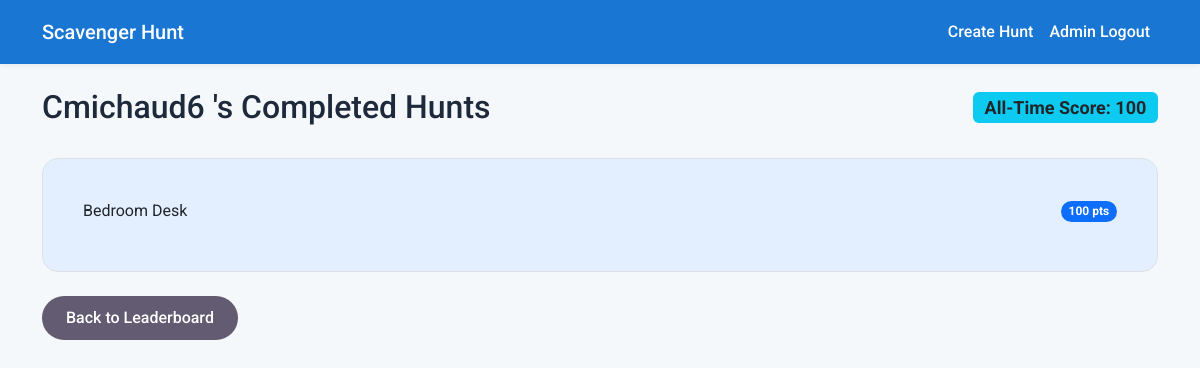
Page /user/Cmichaud6  (signed in) on the committed database.
### app.py (models this page shows)
class Player(db.Model):
    id = db.Column(db.Integer, primary_key=True)
    username = db.Column(db.String(255), nullable=False)
    hunt_id = db.Column(db.Integer, db.ForeignKey('hunt.id'), nullable=False)
    total_score = db.Column(db.Integer, default=0)
    is_completed = db.Column(db.Boolean, default=False)
    attempts = db.relationship('Attempt', backref='player', lazy=True)

class Hunt(db.Model):
    id = db.Column(db.Integer, primary_key=True)
    name = db.Column(db.String(255), nullable=False)
    targets = db.relationship('Target', backref='hunt', lazy=True, cascade="all, delete-orphan")

### app.py (the view)
@app.route('/user/<username>')
def user_details(username):
    user_scores = db.session.query(
        Hunt.name,
        Player.total_score
    ).join(Player, Hunt.id == Player.hunt_id)\
     .filter(Player.username == username, Player.is_completed == True)\
     .order_by(Hunt.name)\
     .all()
    total_score_all_time = sum(score for _, score in user_scores)
    return render_template('user_details.html', username=username, scores=user_scores, total_score=total_score_all_time)

### templates/user_details.html
{% extends 'layout.html' %}
{% block content %}
<div class="d-flex justify-content-between align-items-center">
    <h2>{{ username }}'s Completed Hunts</h2>
    <h4><span class="badge bg-info text-dark">All-Time Score: {{ total_score }}</span></h4>
</div>
<div class="card mt-4">
    <div class="card-body">
        {% if scores %}
            <ul class="list-group list-group-flush">
                {% for hunt_name, score in scores %}
                    <li class="list-group-item d-flex justify-content-between align-items-center p-3">
                        <span>{{ hunt_name }}</span>
                        <span class="badge bg-primary rounded-pill">{{ score }} pts</span>
                    </li>
                {% endfor %}
            </ul>
        {% else %}
            <p class="text-muted">{{ username }} has not completed any scavenger hunts yet.</p>
        {% endif %}
    </div>
</div>
<a href="{{ url_for('index') }}" class="btn btn-secondary mt-4">Back to Leaderboard</a>
{% endblock %}

### templates/layout.html (style rules this page uses)
:root { --bs-body-font-family: 'Roboto', sans-serif; --m3-surface: #F4F8FB; --m3-surface-container: #E3EFFF; --m3-on-surface: #1E293B; --m3-primary: #1976D2; --m3-primary-hover: #1565C0; --m3-secondary: #0288D1; --m3-success: #2E7D32; --m3-warning: #ED6C02; --m3-outline: #90CAF9; }
body { background-color: var(--m3-surface); color: var(--m3-on-surface); font-family: var(--bs-body-font-family); }
.card { border: 1px solid #dee2e6; border-radius: 16px; background-color: var(--m3-surface-container); box-shadow: none; overflow: hidden; }
.card-body { padding: 24px; }
.btn { border-radius: 100px; padding: 10px 24px; font-weight: 500; border: none; transition: all 0.2s ease; }
.btn-secondary { background-color: #625B71; color: #fff; }
.list-group-item { border: 1px solid #dee2e6; margin-bottom: 8px; border-radius: 12px !important; background-color: var(--m3-surface-container); }
.list-group { background: transparent; }

### rows in the picture
Player: username "Cmichaud6", name "Bedroom Desk", total_score "100"

### other values in the picture
{{ total_score }} "100"
